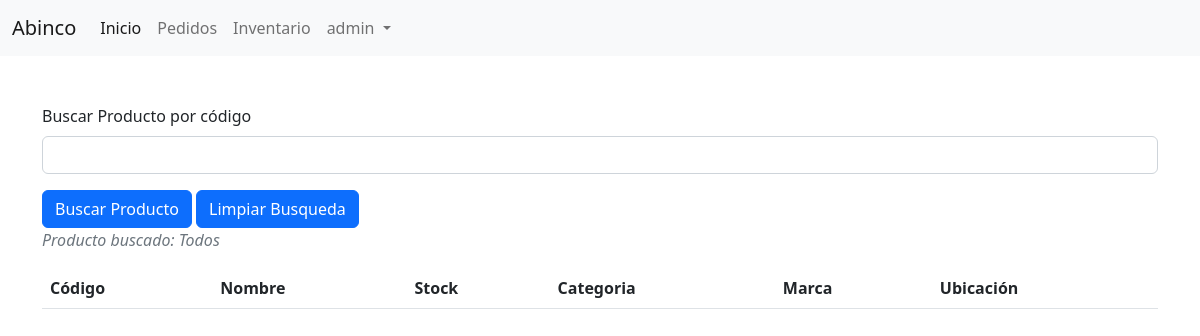
The app's page /inventario/ (signed in), older data.
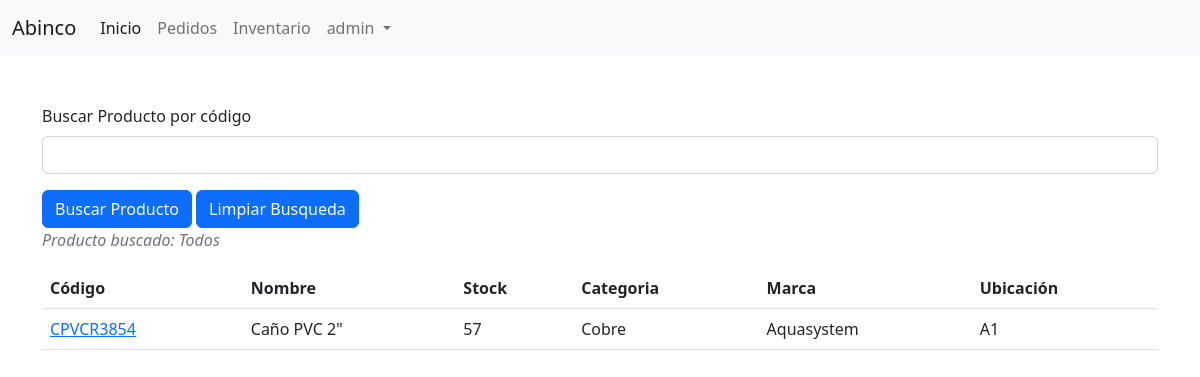
The same page, newer data.
### inventario/models.py (models this page shows, shortened)
class ClaseBase(models.Model):
    creado_el = models.DateField(auto_now_add=True)
    actualizado_el = models.DateField(auto_now=True)
    class Meta:
        abstract = True

class Producto(ClaseBase):
    codigo = models.CharField(max_length=30)
    nombre = models.CharField(max_length=200)
    descripcion = models.TextField()
    stock = models.IntegerField()
    categoria = models.ForeignKey(Categoria, on_delete=models.CASCADE)
    marca = models.ForeignKey(Marca, on_delete=models.CASCADE)
    ubicacion = models.ForeignKey(Ubicacion, on_delete=models.CASCADE)

class Categoria(ClaseBase):
    nombre = models.CharField(max_length=100)
    def __str__(self):
        return self.nombre

class Marca(ClaseBase):
    nombre = models.CharField(max_length=100)
    def __str__(self):
        return self.nombre

class Ubicacion(ClaseBase):
    zona = models.CharField(max_length=100)
    def __str__(self):
        return self.zona

### inventario/views.py (the view)
# urls.py: path('', views.productos, name='productos'),
@login_required
def productos(request):
    busqueda = request.GET.get('buscarProducto')
    if busqueda:
        productos = Producto.objects.filter(codigo__icontains=busqueda)
    else:
        productos = Producto.objects.all()
    return render(request, 'inventario.html', {'busqueda':busqueda, 'productos':productos})

### inventario/templates/inventario.html
{% extends 'base.html' %}
{% block content %}
    <form action="">
        <div class="mb-3">
            <label class="form-label">Buscar Producto por código</label>
            <input type="text" name="buscarProducto" class="form-control" />
        </div>
        <button class="btn btn-primary">
            Buscar Producto
        </button>
        <a href="{% url 'productos' %}" class="btn btn-primary">
                Limpiar Busqueda
        </a>
    </form>
    <p class="text-muted fst-italic">Producto buscado:
        {% if busqueda %}
            {{ busqueda }}
        {% else %}
            Todos
        {% endif %}
    </p>
    <table class="table">
        <thead>
            <tr>
                <th scope="col">Código</th>
                <th scope="col">Nombre</th>
                <th scope="col">Stock</th>
                <th scope="col">Categoria</th>
                <th scope="col">Marca</th>
                <th scope="col">Ubicación</th>
            </tr>
        </thead>
        <tbody>
            {% for producto in productos %}
                <tr>
                    <td><a href="{% url 'detalle' producto.id %}">{{ producto.codigo }}</a></td>
                    <td>{{ producto.nombre }}</td>
                    <td>{{ producto.stock }}</td>
                    <td>{{ producto.categoria }}</td>
                    <td>{{ producto.marca }}</td>
                    <td>{{ producto.ubicacion }}</td>
                </tr>
            {% endfor %}
        </tbody>
    </table>
{% endblock content %}

### abinco/templates/base.html (shortened to what this page needs)
{% load static %}
<!DOCTYPE html>
<html lang="es">
<head>
    <link href="https://cdn.jsdelivr.net/npm/bootstrap@5.2.0-beta1/dist/css/bootstrap.min.css" rel="stylesheet">
</head>
<body>
    <nav class="navbar navbar-expand-lg bg-light">
        <div class="container-fluid">
            <a class="navbar-brand" href="#">Abinco</a>
            <div class="collapse navbar-collapse" id="navbarTogglerDemo03">
            <ul class="navbar-nav me-auto mb-2 mb-lg-0">
                <li class="nav-item">
                    <a class="nav-link active" aria-current="page" href="#">Inicio</a>
                </li>
                <li class="nav-item">
                    <a class="nav-link" href="#">Pedidos</a>
                </li>
                <li class="nav-item">
                    <a class="nav-link" href="{% url 'productos' %}">Inventario</a>
                </li>
                {% if user.is_authenticated %}
                <li class="nav-item dropdown">
                    <a class="nav-link dropdown-toggle" href="#" id="navbarDropdown" role="button" data-bs-toggle="dropdown" aria-expanded="false">
                        {{ user.username }}
                    </a>
                </li>
                {% endif %}
            </ul>
            </div>
        </div>
    </nav>
    <div class="container mt-5">
        {% block content %}
        {% endblock content %}
    </div>
</body>
</html>

Row changes from the older to the newer data that the page shows:
added Producto: codigo "CPVCR3854", nombre "Caño PVC 2\"", stock "57", categoria "Cobre", marca "Aquasystem", ubicacion "A1"
